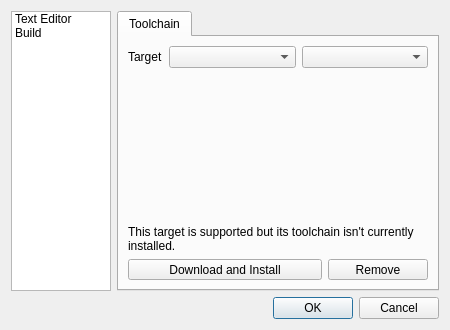
<?xml version="1.0" encoding="UTF-8"?>
<ui version="4.0">
 <class>OptionsDialog</class>
 <widget class="QDialog" name="OptionsDialog">
  <property name="geometry">
   <rect>
    <x>0</x>
    <y>0</y>
    <width>450</width>
    <height>330</height>
   </rect>
  </property>
  <property name="minimumSize">
   <size>
    <width>450</width>
    <height>0</height>
   </size>
  </property>
  <property name="windowTitle">
   <string>Options</string>
  </property>
  <layout class="QVBoxLayout" name="verticalLayout_3">
   <item>
    <layout class="QHBoxLayout" name="horizontalLayout">
     <item>
      <widget class="QListWidget" name="listWidget">
       <property name="minimumSize">
        <size>
         <width>100</width>
         <height>0</height>
        </size>
       </property>
       <property name="maximumSize">
        <size>
         <width>100</width>
         <height>16777215</height>
        </size>
       </property>
       <item>
        <property name="text">
         <string>Text Editor</string>
        </property>
       </item>
       <item>
        <property name="text">
         <string>Build</string>
        </property>
       </item>
      </widget>
     </item>
     <item>
      <widget class="QStackedWidget" name="stackedWidget">
       <property name="currentIndex">
        <number>0</number>
       </property>
       <widget class="QWidget" name="page_2">
        <layout class="QVBoxLayout" name="verticalLayout_2">
         <property name="leftMargin">
          <number>0</number>
         </property>
         <property name="topMargin">
          <number>0</number>
         </property>
         <property name="rightMargin">
          <number>0</number>
         </property>
         <property name="bottomMargin">
          <number>0</number>
         </property>
         <item>
          <widget class="QTabWidget" name="tabWidget">
           <property name="currentIndex">
            <number>0</number>
           </property>
           <widget class="QWidget" name="tab_2">
            <attribute name="title">
             <string>Toolchain</string>
            </attribute>
            <layout class="QVBoxLayout" name="verticalLayout_4">
             <item>
              <layout class="QFormLayout" name="formLayout_2">
               <item row="0" column="0">
                <widget class="QLabel" name="label">
                 <property name="text">
                  <string>Target</string>
                 </property>
                </widget>
               </item>
               <item row="0" column="1">
                <layout class="QHBoxLayout" name="horizontalLayout_2">
                 <item>
                  <widget class="QComboBox" name="build_toolchain_comboTargetName"/>
                 </item>
                 <item>
                  <widget class="QComboBox" name="build_toolchain_comboTargetVariant"/>
                 </item>
                </layout>
               </item>
              </layout>
             </item>
             <item>
              <spacer name="verticalSpacer_2">
               <property name="orientation">
                <enum>Qt::Vertical</enum>
               </property>
               <property name="sizeHint" stdset="0">
                <size>
                 <width>20</width>
                 <height>133</height>
                </size>
               </property>
              </spacer>
             </item>
             <item>
              <widget class="QLabel" name="label_3">
               <property name="text">
                <string>This target is supported but its toolchain isn't currently installed.</string>
               </property>
               <property name="wordWrap">
                <bool>true</bool>
               </property>
              </widget>
             </item>
             <item>
              <layout class="QHBoxLayout" name="horizontalLayout_3">
               <item>
                <widget class="QToolButton" name="toolButton">
                 <property name="sizePolicy">
                  <sizepolicy hsizetype="Expanding" vsizetype="Fixed">
                   <horstretch>0</horstretch>
                   <verstretch>0</verstretch>
                  </sizepolicy>
                 </property>
                 <property name="text">
                  <string>Download and Install</string>
                 </property>
                </widget>
               </item>
               <item>
                <widget class="QToolButton" name="toolButton_2">
                 <property name="sizePolicy">
                  <sizepolicy hsizetype="Fixed" vsizetype="Fixed">
                   <horstretch>0</horstretch>
                   <verstretch>0</verstretch>
                  </sizepolicy>
                 </property>
                 <property name="minimumSize">
                  <size>
                   <width>100</width>
                   <height>0</height>
                  </size>
                 </property>
                 <property name="text">
                  <string>Remove</string>
                 </property>
                </widget>
               </item>
              </layout>
             </item>
            </layout>
           </widget>
          </widget>
         </item>
        </layout>
       </widget>
       <widget class="QWidget" name="page">
        <layout class="QVBoxLayout" name="verticalLayout_5">
         <property name="leftMargin">
          <number>0</number>
         </property>
         <property name="topMargin">
          <number>0</number>
         </property>
         <property name="rightMargin">
          <number>0</number>
         </property>
         <property name="bottomMargin">
          <number>0</number>
         </property>
         <item>
          <widget class="QTabWidget" name="tabWidget_2">
           <property name="currentIndex">
            <number>0</number>
           </property>
           <widget class="QWidget" name="tab">
            <attribute name="title">
             <string>General</string>
            </attribute>
            <layout class="QVBoxLayout" name="verticalLayout">
             <item>
              <layout class="QFormLayout" name="formLayout">
               <item row="0" column="0">
                <widget class="QLabel" name="label_2">
                 <property name="minimumSize">
                  <size>
                   <width>50</width>
                   <height>0</height>
                  </size>
                 </property>
                 <property name="text">
                  <string>Font</string>
                 </property>
                </widget>
               </item>
               <item row="0" column="1">
                <layout class="QHBoxLayout" name="horizontalLayout_9">
                 <item>
                  <widget class="QFontComboBox" name="comboFontFamily">
                   <property name="fontFilters">
                    <set>QFontComboBox::MonospacedFonts</set>
                   </property>
                   <property name="currentFont">
                    <font>
                     <family>Courier 10 Pitch</family>
                    </font>
                   </property>
                  </widget>
                 </item>
                 <item>
                  <widget class="QComboBox" name="comboFontSize">
                   <property name="maximumSize">
                    <size>
                     <width>50</width>
                     <height>16777215</height>
                    </size>
                   </property>
                  </widget>
                 </item>
                </layout>
               </item>
              </layout>
             </item>
             <item>
              <spacer name="verticalSpacer">
               <property name="orientation">
                <enum>Qt::Vertical</enum>
               </property>
               <property name="sizeHint" stdset="0">
                <size>
                 <width>20</width>
                 <height>198</height>
                </size>
               </property>
              </spacer>
             </item>
            </layout>
           </widget>
          </widget>
         </item>
        </layout>
       </widget>
      </widget>
     </item>
    </layout>
   </item>
   <item>
    <widget class="QDialogButtonBox" name="buttonBox">
     <property name="orientation">
      <enum>Qt::Horizontal</enum>
     </property>
     <property name="standardButtons">
      <set>QDialogButtonBox::Cancel|QDialogButtonBox::Ok</set>
     </property>
    </widget>
   </item>
  </layout>
 </widget>
 <resources/>
 <connections>
  <connection>
   <sender>buttonBox</sender>
   <signal>accepted()</signal>
   <receiver>OptionsDialog</receiver>
   <slot>accept()</slot>
   <hints>
    <hint type="sourcelabel">
     <x>266</x>
     <y>112</y>
    </hint>
    <hint type="destinationlabel">
     <x>157</x>
     <y>121</y>
    </hint>
   </hints>
  </connection>
  <connection>
   <sender>buttonBox</sender>
   <signal>rejected()</signal>
   <receiver>OptionsDialog</receiver>
   <slot>reject()</slot>
   <hints>
    <hint type="sourcelabel">
     <x>334</x>
     <y>112</y>
    </hint>
    <hint type="destinationlabel">
     <x>286</x>
     <y>121</y>
    </hint>
   </hints>
  </connection>
  <connection>
   <sender>listWidget</sender>
   <signal>currentRowChanged(int)</signal>
   <receiver>stackedWidget</receiver>
   <slot>setCurrentIndex(int)</slot>
   <hints>
    <hint type="sourcelabel">
     <x>90</x>
     <y>55</y>
    </hint>
    <hint type="destinationlabel">
     <x>149</x>
     <y>69</y>
    </hint>
   </hints>
  </connection>
 </connections>
</ui>
